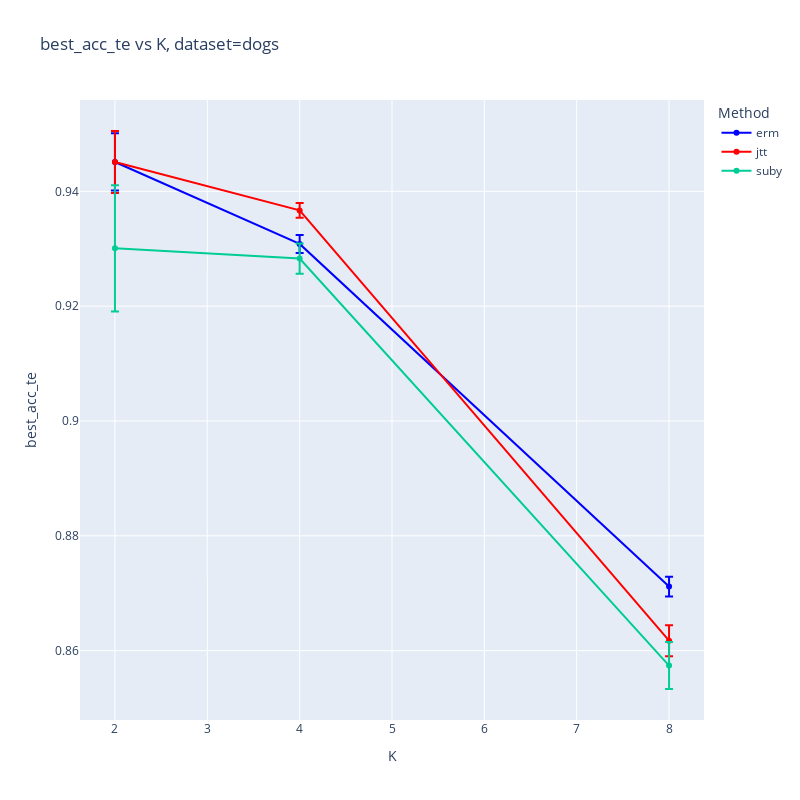
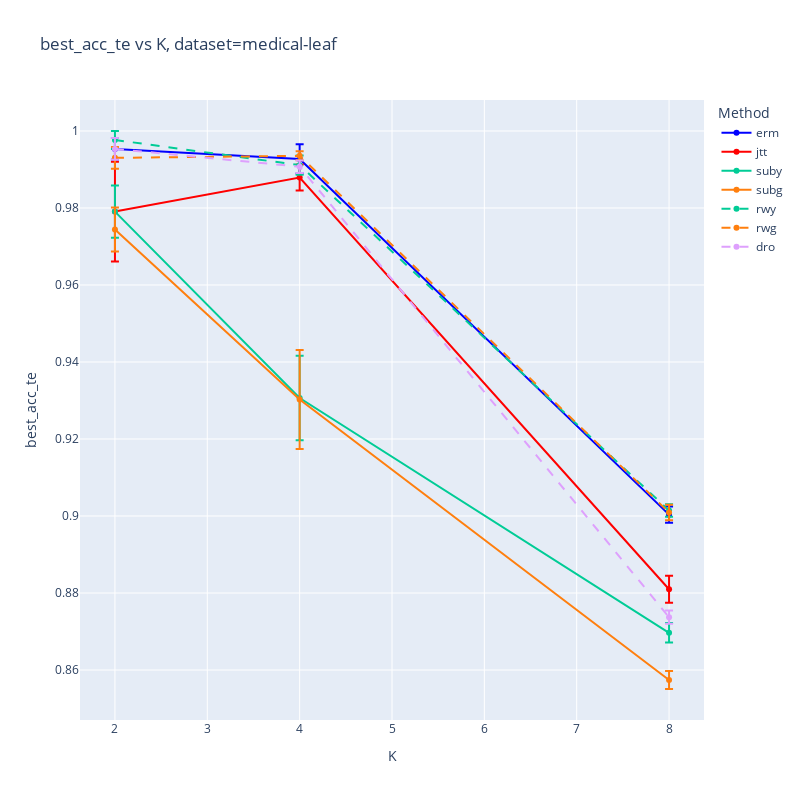
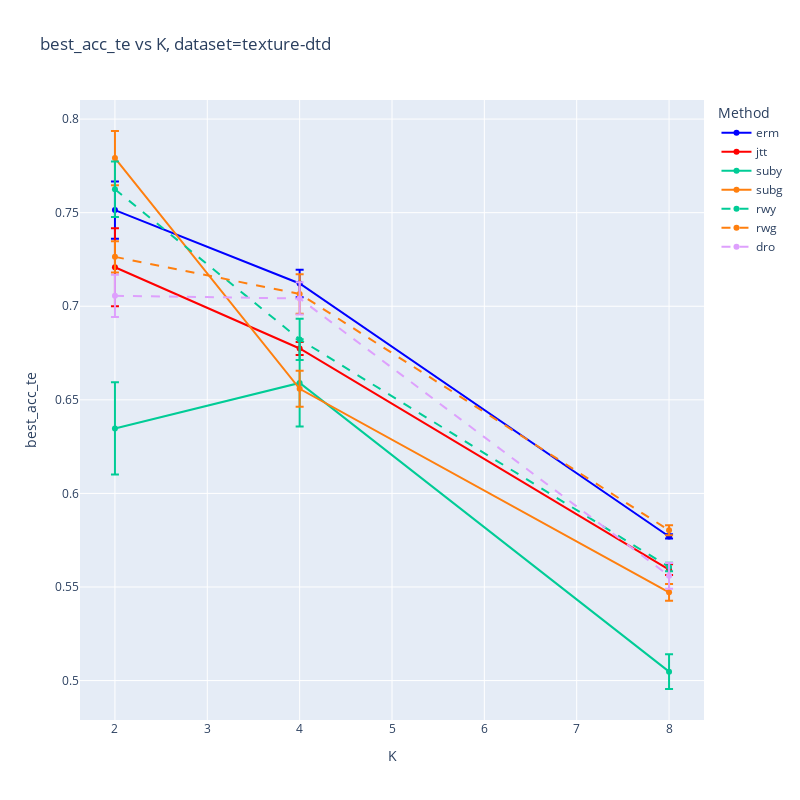
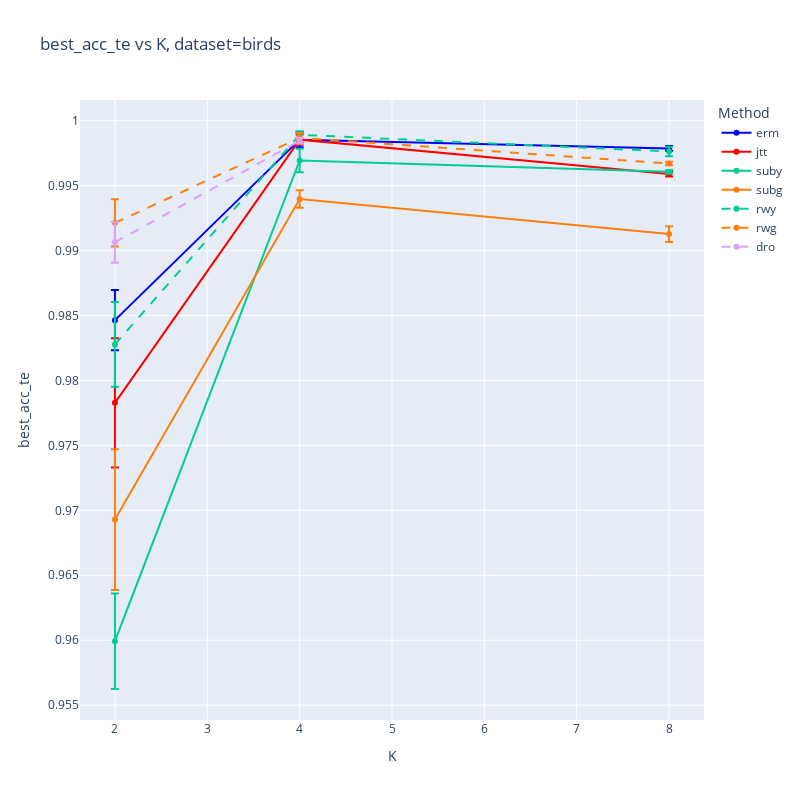

Notebook code for these charts, in order:
### Code cell
x_axis = 'K'
y_axis = 'best_acc_te' #'mean_grp_acc_te'
for dataset_name in DATASETS.values():
    plot_graph(df_fix_mu, x_axis, y_axis, dataset_name,error_bars=ERROR_BARS, normalize=NORMALIZE)

### Figure 1 — Plotly figure (JSON) as saved in the notebook; plotly's stock layout.template omitted (floating-point values rounded to 4 significant figures)
{"data": [{"error_y": {"array": [0.004987, 0.001564, 0.001722], "type": "data", "visible": true}, "line": {"color": "blue", "dash": "solid"}, "mode": "lines+markers", "name": "erm", "type": "scatter", "x": [2, 4, 8], "y": [0.9451, 0.9308, 0.8712]}, {"error_y": {"array": [0.005396, 0.001277, 0.002689], "type": "data", "visible": true}, "line": {"color": "red", "dash": "solid"}, "mode": "lines+markers", "name": "jtt", "type": "scatter", "x": [2, 4, 8], "y": [0.9451, 0.9367, 0.8617]}, {"error_y": {"array": [0.011, 0.002622, 0.004085], "type": "data", "visible": true}, "line": {"color": "#00CC96", "dash": "solid"}, "mode": "lines+markers", "name": "suby", "type": "scatter", "x": [2, 4, 8], "y": [0.9301, 0.9283, 0.8574]}, {"error_y": {"array": [], "type": "data", "visible": true}, "line": {"color": "#ff7f0e", "dash": "solid"}, "mode": "lines+markers", "name": "subg", "type": "scatter", "x": [], "y": []}, {"error_y": {"array": [], "type": "data", "visible": true}, "line": {"color": "#00CC96", "dash": "dash"}, "mode": "lines+markers", "name": "rwy", "type": "scatter", "x": [], "y": []}, {"error_y": {"array": [], "type": "data", "visible": true}, "line": {"color": "#ff7f0e", "dash": "dash"}, "mode": "lines+markers", "name": "rwg", "type": "scatter", "x": [], "y": []}, {"error_y": {"array": [], "type": "data", "visible": true}, "line": {"color": "#DEA0FD", "dash": "dash"}, "mode": "lines+markers", "name": "dro", "type": "scatter", "x": [], "y": []}], "layout": {"height": 800, "legend": {"title": {"text": "Method"}}, "title": {"text": "best_acc_te vs K, dataset=dogs"}, "width": 800, "xaxis": {"title": {"text": "K"}}, "yaxis": {"title": {"text": "best_acc_te"}}}}

### Figure 2 — Plotly figure (JSON) as saved in the notebook; plotly's stock layout.template omitted (floating-point values rounded to 4 significant figures)
{"data": [{"error_y": {"array": [0.002848, 0.003804, 0.00214], "type": "data", "visible": true}, "line": {"color": "blue", "dash": "solid"}, "mode": "lines+markers", "name": "erm", "type": "scatter", "x": [2, 4, 8], "y": [0.9953, 0.9927, 0.9004]}, {"error_y": {"array": [0.01295, 0.003374, 0.003521], "type": "data", "visible": true}, "line": {"color": "red", "dash": "solid"}, "mode": "lines+markers", "name": "jtt", "type": "scatter", "x": [2, 4, 8], "y": [0.9791, 0.9879, 0.881]}, {"error_y": {"array": [0.00678, 0.01098, 0.002538], "type": "data", "visible": true}, "line": {"color": "#00CC96", "dash": "solid"}, "mode": "lines+markers", "name": "suby", "type": "scatter", "x": [2, 4, 8], "y": [0.9791, 0.9306, 0.8697]}, {"error_y": {"array": [0.005696, 0.01286, 0.002346], "type": "data", "visible": true}, "line": {"color": "#ff7f0e", "dash": "solid"}, "mode": "lines+markers", "name": "subg", "type": "scatter", "x": [2, 4, 8], "y": [0.9744, 0.9302, 0.8574]}, {"error_y": {"array": [0.002326, 0.002518, 0.001608], "type": "data", "visible": true}, "line": {"color": "#00CC96", "dash": "dash"}, "mode": "lines+markers", "name": "rwy", "type": "scatter", "x": [2, 4, 8], "y": [0.9977, 0.9911, 0.9014]}, {"error_y": {"array": [0.002848, 0.001176, 0.002022], "type": "data", "visible": true}, "line": {"color": "#ff7f0e", "dash": "dash"}, "mode": "lines+markers", "name": "rwg", "type": "scatter", "x": [2, 4, 8], "y": [0.993, 0.9935, 0.9009]}, {"error_y": {"array": [0.002848, 0.001638, 0.001738], "type": "data", "visible": true}, "line": {"color": "#DEA0FD", "dash": "dash"}, "mode": "lines+markers", "name": "dro", "type": "scatter", "x": [2, 4, 8], "y": [0.9953, 0.9907, 0.8737]}], "layout": {"height": 800, "legend": {"title": {"text": "Method"}}, "title": {"text": "best_acc_te vs K, dataset=medical-leaf"}, "width": 800, "xaxis": {"title": {"text": "K"}}, "yaxis": {"title": {"text": "best_acc_te"}}}}

### Figure 3 — Plotly figure (JSON) as saved in the notebook; plotly's stock layout.template omitted (floating-point values rounded to 4 significant figures)
{"data": [{"error_y": {"array": [0.01528, 0.007312, 0.001137], "type": "data", "visible": true}, "line": {"color": "blue", "dash": "solid"}, "mode": "lines+markers", "name": "erm", "type": "scatter", "x": [2, 4, 8], "y": [0.7514, 0.7122, 0.577]}, {"error_y": {"array": [0.02088, 0.003446, 0.002901], "type": "data", "visible": true}, "line": {"color": "red", "dash": "solid"}, "mode": "lines+markers", "name": "jtt", "type": "scatter", "x": [2, 4, 8], "y": [0.7208, 0.6774, 0.5593]}, {"error_y": {"array": [0.02461, 0.02334, 0.009278], "type": "data", "visible": true}, "line": {"color": "#00CC96", "dash": "solid"}, "mode": "lines+markers", "name": "suby", "type": "scatter", "x": [2, 4, 8], "y": [0.6347, 0.659, 0.5048]}, {"error_y": {"array": [0.01447, 0.009626, 0.004428], "type": "data", "visible": true}, "line": {"color": "#ff7f0e", "dash": "solid"}, "mode": "lines+markers", "name": "subg", "type": "scatter", "x": [2, 4, 8], "y": [0.7792, 0.6559, 0.5471]}, {"error_y": {"array": [0.0148, 0.01108, 0.002274], "type": "data", "visible": true}, "line": {"color": "#00CC96", "dash": "dash"}, "mode": "lines+markers", "name": "rwy", "type": "scatter", "x": [2, 4, 8], "y": [0.7625, 0.6823, 0.5607]}, {"error_y": {"array": [0.008391, 0.01055, 0.002686], "type": "data", "visible": true}, "line": {"color": "#ff7f0e", "dash": "dash"}, "mode": "lines+markers", "name": "rwg", "type": "scatter", "x": [2, 4, 8], "y": [0.7264, 0.7066, 0.5803]}, {"error_y": {"array": [0.01133, 0.008621, 0.006883], "type": "data", "visible": true}, "line": {"color": "#DEA0FD", "dash": "dash"}, "mode": "lines+markers", "name": "dro", "type": "scatter", "x": [2, 4, 8], "y": [0.7056, 0.7042, 0.556]}], "layout": {"height": 800, "legend": {"title": {"text": "Method"}}, "title": {"text": "best_acc_te vs K, dataset=texture-dtd"}, "width": 800, "xaxis": {"title": {"text": "K"}}, "yaxis": {"title": {"text": "best_acc_te"}}}}

### Figure 4 — Plotly figure (JSON) as saved in the notebook; plotly's stock layout.template omitted (floating-point values rounded to 4 significant figures)
{"data": [{"error_y": {"array": [0.002324, 0.000588, 0.0001817], "type": "data", "visible": true}, "line": {"color": "blue", "dash": "solid"}, "mode": "lines+markers", "name": "erm", "type": "scatter", "x": [2, 4, 8], "y": [0.9846, 0.9985, 0.9979]}, {"error_y": {"array": [0.004976, 0.0003897, 0.0001813], "type": "data", "visible": true}, "line": {"color": "red", "dash": "solid"}, "mode": "lines+markers", "name": "jtt", "type": "scatter", "x": [2, 4, 8], "y": [0.9783, 0.9985, 0.9959]}, {"error_y": {"array": [0.003679, 0.0009056, 0.0001298], "type": "data", "visible": true}, "line": {"color": "#00CC96", "dash": "solid"}, "mode": "lines+markers", "name": "suby", "type": "scatter", "x": [2, 4, 8], "y": [0.9599, 0.9969, 0.9961]}, {"error_y": {"array": [0.005415, 0.0006766, 0.0006095], "type": "data", "visible": true}, "line": {"color": "#ff7f0e", "dash": "solid"}, "mode": "lines+markers", "name": "subg", "type": "scatter", "x": [2, 4, 8], "y": [0.9693, 0.994, 0.9913]}, {"error_y": {"array": [0.003265, 0.0002745, 0.000363], "type": "data", "visible": true}, "line": {"color": "#00CC96", "dash": "dash"}, "mode": "lines+markers", "name": "rwy", "type": "scatter", "x": [2, 4, 8], "y": [0.9828, 0.9989, 0.9976]}, {"error_y": {"array": [0.001816, 0.0003692, 0.0001303], "type": "data", "visible": true}, "line": {"color": "#ff7f0e", "dash": "dash"}, "mode": "lines+markers", "name": "rwg", "type": "scatter", "x": [2, 4, 8], "y": [0.9921, 0.9987, 0.9967]}, {"error_y": {"array": [0.001567, 0.0002183], "type": "data", "visible": true}, "line": {"color": "#DEA0FD", "dash": "dash"}, "mode": "lines+markers", "name": "dro", "type": "scatter", "x": [2, 4], "y": [0.9906, 0.9984]}], "layout": {"height": 800, "legend": {"title": {"text": "Method"}}, "title": {"text": "best_acc_te vs K, dataset=birds"}, "width": 800, "xaxis": {"title": {"text": "K"}}, "yaxis": {"title": {"text": "best_acc_te"}}}}
